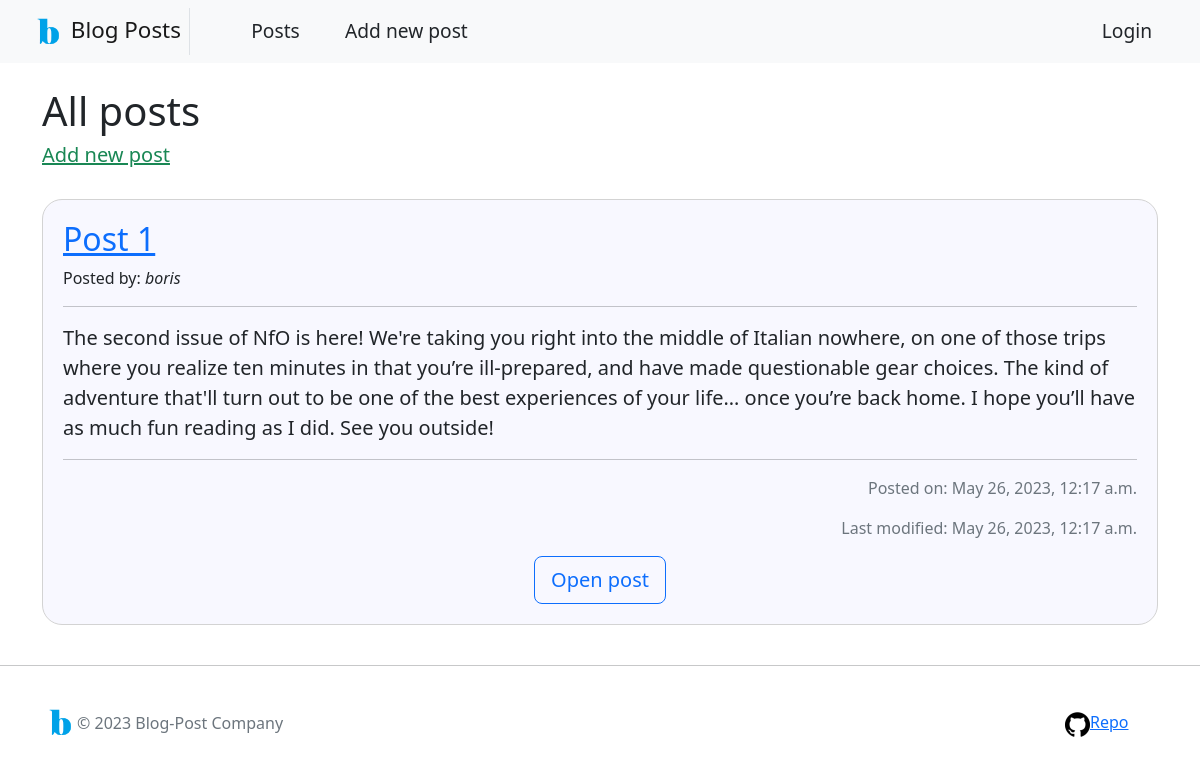
The app's page /, older data.
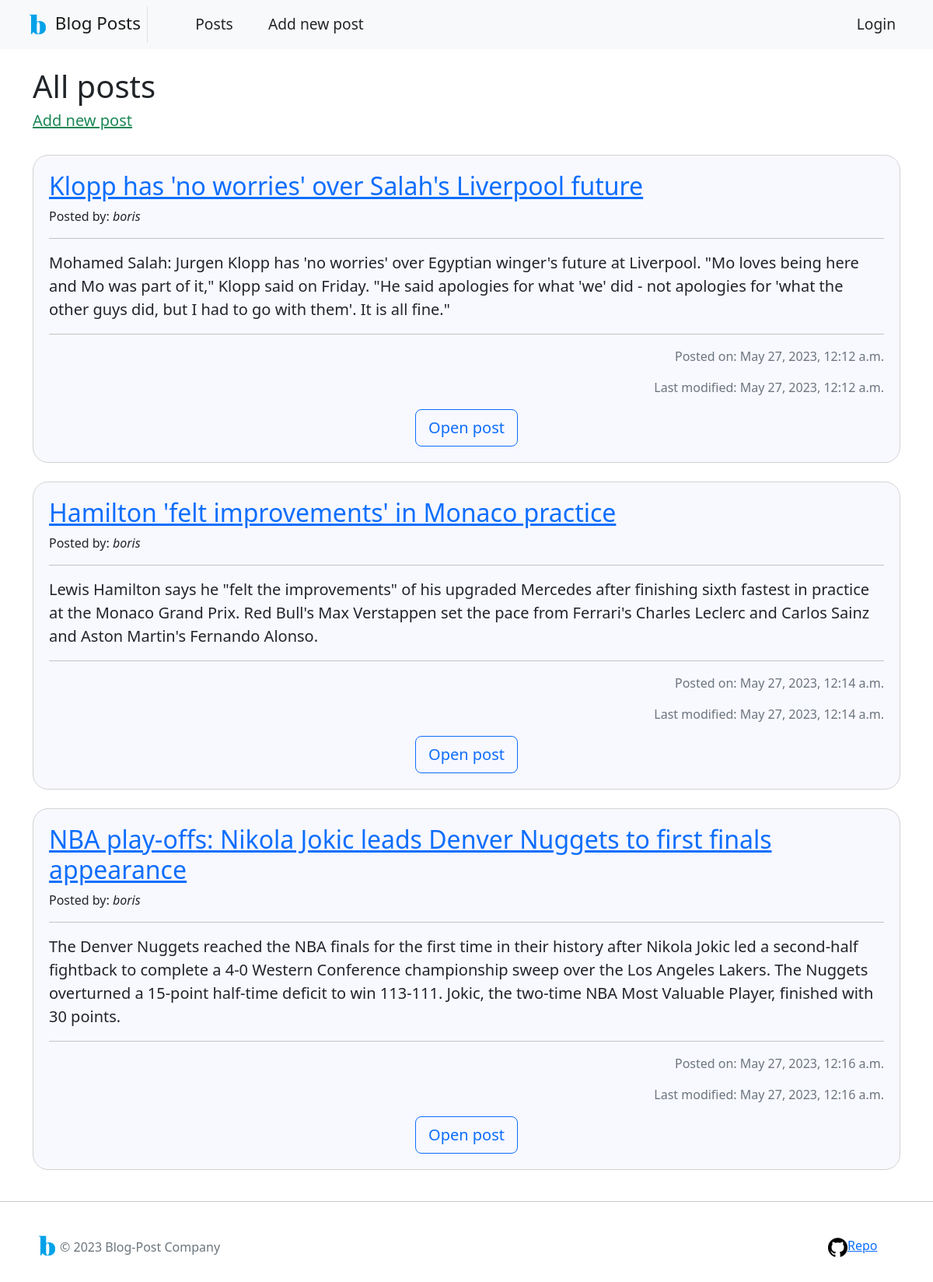
The same page, newer data.
### posts/models.py (models this page shows, shortened)
class Post(models.Model):
    title = models.CharField(max_length=200)
    author = models.ForeignKey(User, on_delete=models.CASCADE, null=True, blank=True)
    content = models.TextField(null=True, blank=True)
    image = models.ImageField(upload_to="upload/",default=None, null=True, blank=True)
    date_created = models.DateTimeField(auto_now_add=True, editable=True)
    date_modified = models.DateTimeField(auto_now_add=True)

### posts/views.py (the view)
# urls.py: path('', views.index, name='home'),
def index(request):
    posts = Post.objects.all()
    context = {'posts': posts}
    return render(request, "index.html", context)

### posts/templates/index.html (shortened to what this page needs)
{% extends 'base/main.html' %}
{% block content %}
    <div class="container">
        <h1>All posts</h1>
        <h5><a class="link-success" href="{% url 'add' %}">Add new post</a></h5><br>
        {% for post in posts %}
            <div class="post">
                <a href="{% url 'detail' post.id %}"><h2>{{ post.title }}</h2></a>
                <p>Posted by: <i>{{ post.author }}</i></p>
                <hr>
                <p class="blockquote">{{ post.content }}</p>
                <hr>
                <p class="text-muted text-end">Posted on: {{ post.date_created }}</p>
                <p class="text-muted text-end">Last modified: {{ post.date_modified }}</p>
                <div class="text-center">
                    <a href="{% url 'detail' post.id %}" class="btn btn-lg btn-outline-primary">Open post</a>
                </div>
            </div>
            <br>
        {% endfor %}
    </div>
{% endblock %}

Row changes from the older to the newer data that the page shows:
removed Post: title "Post 1", author "boris", content "The second issue of NfO is here! We're taking you right into the middle of Italian nowhere, on one of those trips where you realize ten minutes in that you’re ill-prepared, and have made questionable gear choices. The kind of adventure that'll turn out to be one of the best experiences of your life… once you’re back home. I hope you’ll have as much fun reading as I did. See you outside!", date_created "May 26, 2023, 12:17 a.m.", date_modified "May 26, 2023, 12:17 a.m."
added Post: title "Klopp has 'no worries' over Salah's Liverpool future", author "boris", content "Mohamed Salah: Jurgen Klopp has 'no worries' over Egyptian winger's future at Liverpool. \"Mo loves being here and Mo was part of it,\" Klopp said on Friday. \"He said apologies for what 'we' did - not apologies for 'what the other guys did, but I had to go with them'. It is all fine.\"", date_created "May 27, 2023, 12:12 a.m.", date_modified "May 27, 2023, 12:12 a.m."
added Post: title "Hamilton 'felt improvements' in Monaco practice", author "boris", content "Lewis Hamilton says he \"felt the improvements\" of his upgraded Mercedes after finishing sixth fastest in practice at the Monaco Grand Prix. Red Bull's Max Verstappen set the pace from Ferrari's Charles Leclerc and Carlos Sainz and Aston Martin's Fernando Alonso.", date_created "May 27, 2023, 12:14 a.m.", date_modified "May 27, 2023, 12:14 a.m."
added Post: title "NBA play-offs: Nikola Jokic leads Denver Nuggets to first finals appearance", author "boris", content "The Denver Nuggets reached the NBA finals for the first time in their history after Nikola Jokic led a second-half fightback to complete a 4-0 Western Conference championship sweep over the Los Angeles Lakers. The Nuggets overturned a 15-point half-time deficit to win 113-111. Jokic, the two-time NBA Most Valuable Player, finished with 30 points.", date_created "May 27, 2023, 12:16 a.m.", date_modified "May 27, 2023, 12:16 a.m."
